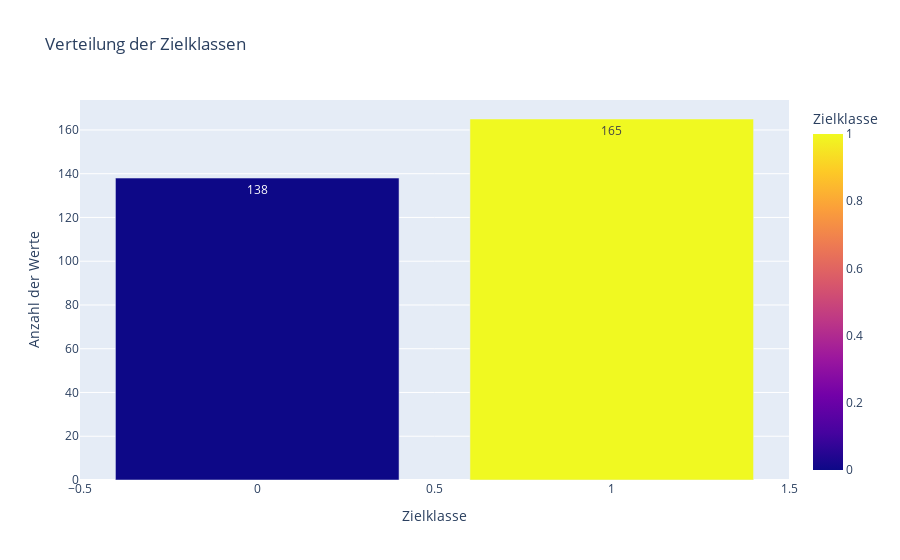

This figure's notebook cell:
### Code cell
fig = px.bar(
    class_counts,
    x="Klasse",
    y="Anzahl",
    text="Anzahl",
    title="Verteilung der Zielklassen",
    labels={"Klasse": "Zielklasse", "Anzahl": "Anzahl der Werte"},
    color="Klasse"
)

fig

### Figure 1 — Plotly figure (JSON) as saved in the notebook; plotly's stock layout.template omitted (floating-point values rounded to 4 significant figures)
{"data": [{"hovertemplate": "Zielklasse=%{marker.color}<br>Anzahl der Werte=%{text}<extra></extra>", "legendgroup": "", "marker": {"color": [1, 0], "coloraxis": "coloraxis", "pattern": {"shape": ""}}, "name": "", "orientation": "v", "showlegend": false, "text": [165.0, 138.0], "textposition": "auto", "type": "bar", "x": [1, 0], "xaxis": "x", "y": [165, 138], "yaxis": "y"}], "layout": {"barmode": "relative", "coloraxis": {"colorbar": {"title": {"text": "Zielklasse"}}, "colorscale": [[0, "#0d0887"], [0.1111, "#46039f"], [0.2222, "#7201a8"], [0.3333, "#9c179e"], [0.4444, "#bd3786"], [0.5556, "#d8576b"], [0.6667, "#ed7953"], [0.7778, "#fb9f3a"], [0.8889, "#fdca26"], [1, "#f0f921"]]}, "legend": {"tracegroupgap": 0}, "title": {"text": "Verteilung der Zielklassen"}, "xaxis": {"anchor": "y", "domain": [0, 1], "title": {"text": "Zielklasse"}}, "yaxis": {"anchor": "x", "domain": [0, 1], "title": {"text": "Anzahl der Werte"}}}}
